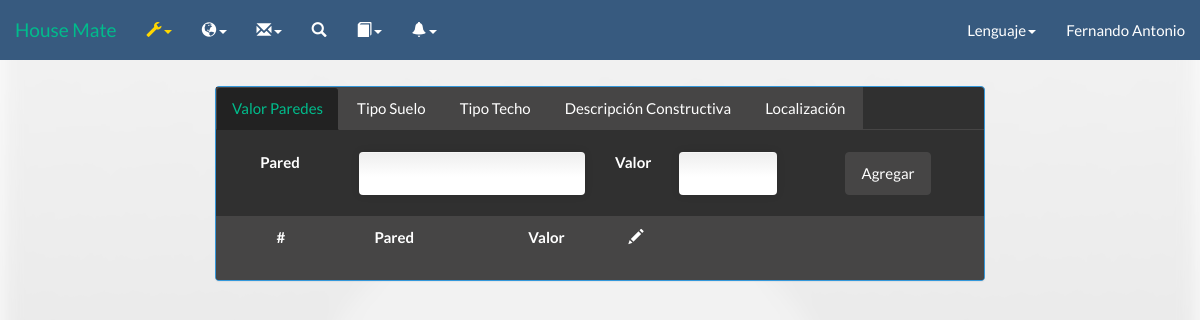
Before: /HouseMate2_2/mantenimiento_peritaje.php (signed in) with the older database file.
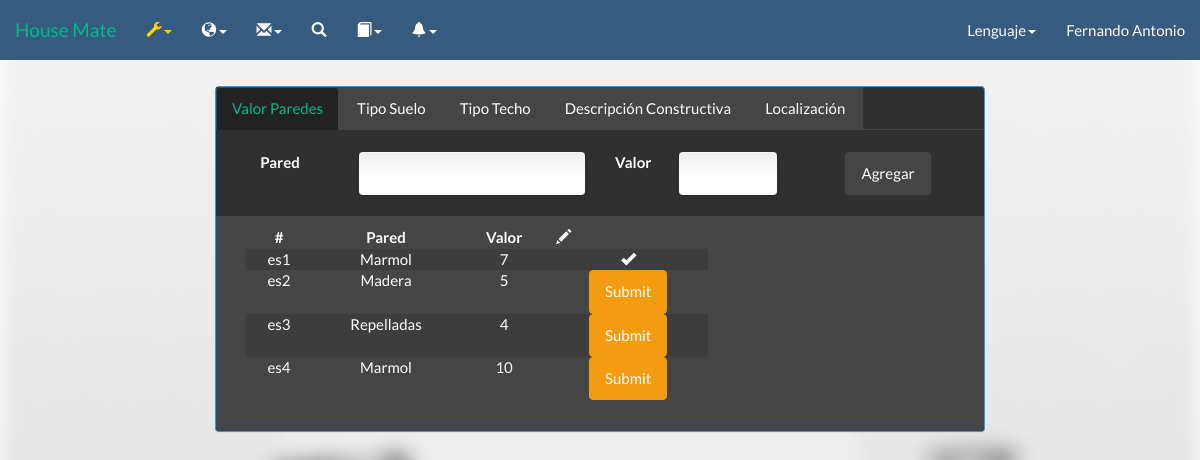
After: the same page with the newer database file.
### tables this page shows
CREATE TABLE IF NOT EXISTS `peritaje` (
  `id_peri` varchar(5) NOT NULL,
  `nombre` varchar(20) NOT NULL,
  `idioma` char(1) NOT NULL,
  `valor1` int(5) NOT NULL,
  `valor2` int(5) NOT NULL,
  `valor3` int(5) NOT NULL,
  `categoria` char(1) NOT NULL,
  `creador` varchar(5) NOT NULL,
  `estado` char(1) NOT NULL
);

### HouseMate2_2/Call/Lenguaje/Idiomas/langes.php (called while the page is built, shortened)
<?php
$lang = array();
$lang['Titulo'] = "Titulo";
$lang['Request'] = "Solicitar";
$lang['Start'] = "Inicio";
$lang['Anuncios'] = "Anuncio";
$lang['UpgradeM'] = "Mejorar";
$lang['accept'] = "Aceptar";
$lang['No'] = "Rechazado";
$lang['mensaje'] = "Mensaje";
$lang['YTE'] = "Ya tiene una empresa";
$lang['TE'] = "Tiene una empresa";
$lang['Need'] = "No tengo cuenta";
$lang['Page_title'] = 'House Mate';
$lang['Cuenta'] = 'Registrarse';
$lang['Acerca'] = 'Acerca de';
$lang['Config'] = 'Configuración';
$lang['Informacion'] = 'Información';
$lang['Solicitud'] = "Solicitud";
$lang['Status'] = "Estado";
$lang['aprovado'] = "Aprovado";
$lang['naprovado'] = "No aprovado";
$lang['compose'] = "Enviar";
$lang['nocuentaop'] = "Para poder acceder a estas funciones debes mejorar tu cuenta";
$lang['Aqui'] = "Aqui!!";
$lang['new-empresa'] = " esta interesado en ti";
$lang['res-empresa'] = "Solicitudes de empresas";
$lang['no-empresa'] = "No se encontro ni una solicitud";
$lang['Mision'] = 'Misi&oacute;n';
$lang['Mision1'] = 'Ofrecer a nuestros visitantes y usuarios afiliados un medio de interacción entre vendedores y compradores facilitando la venta y/o renta de inmuebles brindando calidad en los inmuebles, veracidad de información  y seguridad en las transacciones.';
$lang['Vision'] = 'Visi&oacute;n';
$lang['Vision1'] = 'Trascender en el mercado salvadoreño cambiando la forma en que realizamos las transacciones en línea, mediante una plataforma dedicada exclusivamente en la venta y/o renta de inmuebles de cualquier tipo  y a su promoción entre los usuarios de la plataforma y con los visitantes de esta.';
$lang['QueEs'] = '¿Qué es House Mate?';
$lang['QueEs1'] = 'House Mate es una plataforma web que permite la difusión y promoción de inmuebles para su venta y renta entre los usuarios que interactúan dentro de la aplicación web. Para ello los visitantes tienen la opción de registrarse gratuitamente a la plataforma para gozar de nuestros servicios.';
$lang['edit'] = "Editar";
$lang['Institucion'] = 'Más sobre la institución';
$lang['Contactenos'] = 'Cont&aacute;ctenos';
$lang['Novedades'] = 'Novedades';
$lang['Iniciar-Sesion'] = 'Iniciar Sesi&oacute;n';
$lang['Correo'] = 'Correo';
$lang['Contra'] = 'Contrase&ntilde;a';
$lang['Crear-Cuenta'] = 'Crear Cuenta';
$lang['Nombre'] = 'Nombre';
$lang['Apellido'] = 'Apellido';
$lang['Fecha-Nac'] = 'Fecha de Nacimiento';
$lang['Confirmar'] = 'Confirmar contraseña';
$lang['Inicio'] = 'Inicio';
$lang['Perfil'] = 'Perfil';
$lang['Mantenimiento'] = 'Mantenimientos';
$lang['Clientes'] = 'Clientes';
$lang['Inmuebles'] = 'Inmuebles';
$lang['Empresa'] = "Empresa";
$lang['EmpresaN'] = "Nueva empresa";
$lang['EmpresaS'] = "Solicitudes de la empresa";
$lang['Social'] = "Social";
$lang['Idioma'] = 'Lenguaje';
$lang['Cerrar-Sesion'] = 'Cerrar Sesi&oacute;n';
$lang['contra'] = "Contraseña";
$lang['Mostrar'] = "Mostrar";
$lang['Crear-Usuario'] = 'Crear usuario';
$lang['Ver-Usuario'] = 'Ver usuarios';
?>

### HouseMate2_2/Peritaje/paredes.php (the view, shortened to what this page needs)
<center>
        <br>
        <div class="row">
                <div class="col col-sm-2">
                    <center><label><?php echo $lang['peri-pared'];?></label></center>
                </div>
                <div class="col col-sm-4">
                    <input id="nombre_pared" class="form-control" type="text">
                </div>
                <div class="col col-sm-1">
                    <center><label><?php echo $lang['peri-valor'];?></label></center>
                </div>
                <div class="col col-sm-2">
                    <input id="valor_pared" class="form-control" type="text">
                </div>
                <div class="col col-sm-3">
                    <button type="button" class="btn btn-default" id="confirmar"><?=$lang['peri-agregar']?></button>
                </div>
        </div>
        <br>
    <div class="panel-footer">
        <div class="row row-centered">
            <div class="col col-sm-8">
                <table data-toggle='table' id='here' class='table table-striped table-hover negro'>
                  <thead>
                    <tr>
                        <th><center>#</center></th>
                        <th><center><?php echo $lang['peri-pared'];?></center></th>
                        <th><center><?php echo $lang['peri-valor'];?></center></th>
                        <th><span class="glyphicon glyphicon-pencil" aria-hidden="true"></span></th>
                    </tr>
                  </thead>
                    <tbody>
                    <?php
                        if(isset($_SESSION['lang'])){
                            $idioma = $_SESSION['lang'];
                            if($idioma == "es"){
                                $idioma1 = "1";
                            }
                            elseif($idioma == "en"){
                                $idioma1 = "2";
                            }
                        }else{
                            $idioma1 = "1";
                        }
                            $desc = mysql_query("SELECT * FROM peritaje WHERE categoria ='1' and idioma = '$idioma1'");
                            while($row = mysql_fetch_array($desc)){
                            echo "<form action='#' method='POST'><tr>
                                <td>".$row['id_peri']."</td>
                                <td>";
                                echo $row['nombre'];
                                echo "</td>
                                <td>".$row['valor1']."</td>";
                                if($row['estado'] == "2"){
                                   echo "<td><span class='glyphicon glyphicon-ok' aria-hidden='true'></span></td>";
                                }else{
                                    echo "<td><input type='submit' class='btn btn-warning'></td>";
                                }
                            echo "</tr></form>";
                            }
                    ?>
                    </tbody>
            </table>
            </div>
        </div>
    </div>
</center>

### HouseMate2_2/mantenimiento_peritaje.php (shortened to what this page needs)
<!DOCTYPE HTML>
    <link href='css/bootstrap.min.css' rel='stylesheet'/>
	<link href='css/appeal.css' rel='stylesheet'/>
    <link href='css/bootstrap.min.css' rel='stylesheet'/>
	<link href='css/intro.css' rel='stylesheet'/>
	<link href="css/bootstrap-table.css" rel="stylesheet">
<?php
	switch($_SESSION['tip'])
	{
		case 1:
		include("Header/barranav2.php");
		break;
	}
?>
<html>
<head>
</head>
<body>
<br>
<div class="col-xs-12 col-sm-12 col-md-8 col-lg-8 col-xs-offset-0 col-sm-offset-0 col-md-offset-2 col-lg-offset-2 toppad" >
    <div class="panel panel-info">
            <ul  class="nav nav-tabs">
                <li id='me' class='active negro'><a href='#home' data-toggle='tab'><?php echo $lang['VP'];?></a></li>
                <li id='me2' class='negro'><a href='#home2' data-toggle='tab'><?php echo $lang['TS'];?></a></li>
                <li id='me3' class='negro'><a href='#home3' data-toggle='tab'><?php echo $lang['TT'];?></a></li>
                <li id='me4' class='negro'><a href='#home4' data-toggle='tab'><?php echo $lang['DC'];?></a></li>
                <li id='me5' class='negro'><a href='#home5' data-toggle='tab'><?php echo $lang['peri-local'];?></a></li>
            </ul>
        <div class="panel-body">
            <div id='myTabContent' class='tab-content'>
                <div class='tab-pane fade active in' id='home'>
    <?php
        include "Peritaje/paredes.php";
    ?>
                </div>
            </div>
        </div>
    </div>
</div>
<br>
</body>
</html>

### HouseMate2_2/Header/barranav2.php (shortened to what this page needs)
<link href='css/intro.css' rel='stylesheet'/>
<form method="post"  >
<nav class="navbar navbar-default navbar-fixed-top">
  <div class="container-fluid">
    <div class="navbar-header">
      <a class="navbar-brand" href="adminHomepage.php">House Mate</a>
    </div>
    <?php
require ("Call/Lenguaje/lenguaje.php");
          ?>
    <div class="collapse navbar-collapse" id="bs-example-navbar-collapse-1">
      <ul class="nav navbar-nav">
        <li class="dropdown">
          <a href="#" class="dropdown-toggle" data-toggle="dropdown" role="button" aria-expanded="false"><span class="glyphicon glyphicon-wrench mantenimien" aria-hidden="true"></span><span class="caret mantenimien"></span></a>
        </li>
        <li class="dropdown">
        <a href="#" class="dropdown-toggle" data-toggle="dropdown" role="button" aria-expanded="false"><span class="glyphicon glyphicon-globe" aria-hidden="true"></span><span class="caret"></span></a>
        </li>
        <li class="dropdown">
            <a href="#" class="dropdown-toggle" data-toggle="dropdown" role="button" aria-expanded="false"><span class="glyphicon glyphicon-envelope" aria-hidden="true"></span><span class="caret"></span></a>
        </li>
        <li><a href="quick.php"><span class="glyphicon glyphicon-search" aria-hidden="true"></span></a></li>
        <li class="dropdown">
            <a href="#" class="dropdown-toggle" data-toggle="dropdown" role="button" aria-expanded="false"><span class="glyphicon glyphicon-book" aria-hidden="true"></span><span class="caret"></span></a>
        </li>
        <li class="dropdown">
        <a href="#" class="dropdown-toggle" data-toggle="dropdown" role="button" aria-expanded="false"><span class="glyphicon glyphicon-bell" aria-hidden="true"></span><span class="caret"></span></a>
        </li>
      </ul>
      <ul class="nav navbar-nav navbar-right">
          <li class="dropdown">
            <a href="#" class="dropdown-toggle" data-toggle="dropdown" role="button" aria-expanded="false"><?php echo($lang['Idioma']);?><span class="caret"></span></a>
        </li>
          <li class="dropdown">
                <a href="#" class="dropdown-toggle" data-toggle="dropdown" role="button" aria-expanded="false"><?php include ('namae.php') ?> </a>
          </li>
      </ul>
    </div>
  </div>
</nav>
 </form>

### HouseMate2_2/namae.php
<?php
echo $_SESSION['user'];
?>

### HouseMate2_2/css/intro.css (style rules this page uses)
.mantenimien { color: gold; }
.negro { background-color: #464545; }

Changed rows visible on the page:
added peritaje: id_peri "es1", nombre "Marmol", valor1 "7", estado "2" (drawn)
added peritaje: id_peri "es2", nombre "Madera", valor1 "5"
added peritaje: id_peri "es3", nombre "Repelladas", valor1 "4"
added peritaje: id_peri "es4", nombre "Marmol", valor1 "10"
